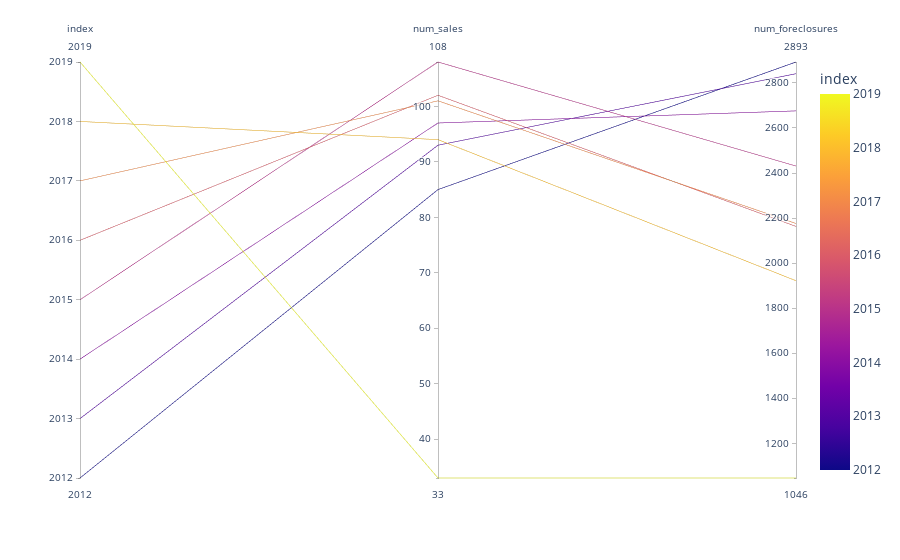

Notebook code cell kept with this figure:
### Markdown cell above
### Plot data

### Code cell
# Plot data using parallel_coordinates plot
px.parallel_coordinates(sales_foreclosures_cnt, color='index')

### Figure 1 — Plotly figure (JSON) as saved in the notebook; plotly's stock layout.template omitted (floating-point values rounded to 4 significant figures)
{"data": [{"dimensions": [{"label": "index", "values": [2012, 2013, 2014, 2015, 2016, 2017, 2018, 2019]}, {"label": "num_sales", "values": [85, 93, 97, 108, 102, 101, 94, 33]}, {"label": "num_foreclosures", "values": [2893, 2841, 2676, 2431, 2163, 2176, 1922, 1046]}], "domain": {"x": [0, 1], "y": [0, 1]}, "line": {"color": [2012, 2013, 2014, 2015, 2016, 2017, 2018, 2019], "coloraxis": "coloraxis"}, "name": "", "type": "parcoords"}], "layout": {"autosize": true, "coloraxis": {"colorbar": {"title": {"text": "index"}}, "colorscale": [[0, "#0d0887"], [0.1111, "#46039f"], [0.2222, "#7201a8"], [0.3333, "#9c179e"], [0.4444, "#bd3786"], [0.5556, "#d8576b"], [0.6667, "#ed7953"], [0.7778, "#fb9f3a"], [0.8889, "#fdca26"], [1, "#f0f921"]]}, "legend": {"tracegroupgap": 0}, "margin": {"t": 60}}}
